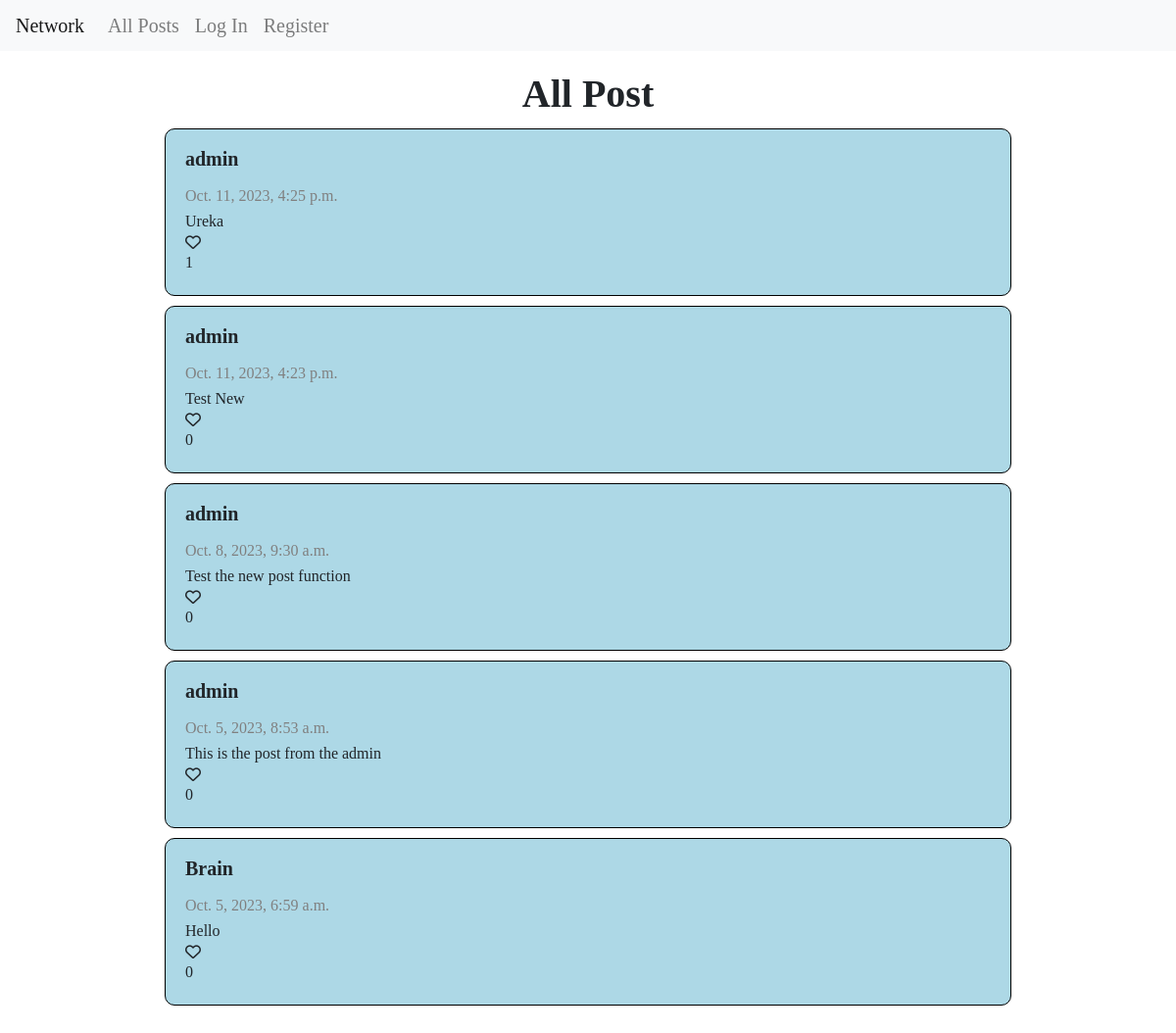
/, run on an earlier commit of the app's database.
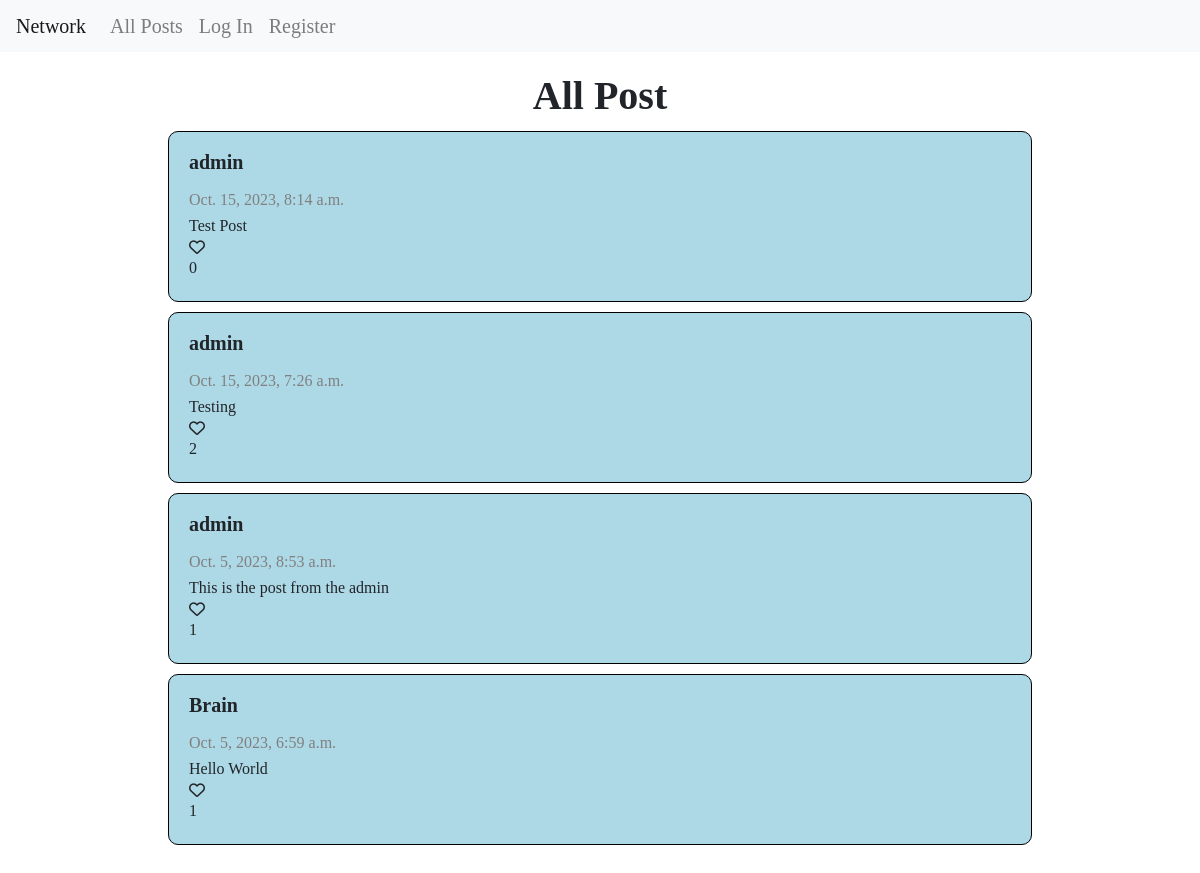
And on a later commit of the database.
### network/models.py (models this page shows, shortened)
class Post(models.Model):
    id = models.AutoField(primary_key=True)
    user = models.ForeignKey("User", related_name="post_creator", on_delete=models.CASCADE , blank=True, null=True)
    text = models.TextField(blank=True)
    time = models.DateTimeField(auto_now_add=True)
    like = models.ManyToManyField("User", related_name="liker", null=True, blank=True)

class User(AbstractUser):
    id = models.AutoField(primary_key=True)
    follower = models.ManyToManyField("User", related_name="your_following", blank=True)
    following = models.ManyToManyField("User", related_name="your_follower", blank=True)
    post = models.ManyToManyField("Post", related_name="poster", blank=True)

### network/views.py (the view)
# urls.py: path("", views.index, name="index"),
def index(request):
    posts = Post.objects.order_by("-time").all()
    paginator = Paginator(posts, 10)
    page_number = request.GET.get('page')
    venues = paginator.get_page(page_number)
    return render(request, "network/index.html", {"venues": venues})

### network/templates/network/index.html (shortened to what this page needs)
{% extends "network/layout.html" %}
{% load static %}
{% block body %}
    <main id="main">
        <h1 class="title" data-page="index" id="title">All Post</h1>
        <div id="display">
            {% if venues %}
                {% include "network/display.html" %}
            {% else %}
                <h1 id="message">Nobody has posted anything</h1>
            {% endif %}
        </div>
    </main>
{% endblock %}

### network/templates/network/display.html (shortened to what this page needs)
{% for post in venues %}
  <div class="post" id="{{ post.id }}">
    {% if user.is_authenticated %}
      <a href="/profile/{{ post.user_id }}" class="post-header">{{ post.user }}</a>
    {% else %}
      <h3 class="post-header">{{ post.user }}</h3>
    {% endif %}
    <p class="post-element post-time" id="post-time-{{ post.id }}">{{ post.time }}</p>
    <p class="post-element" id="post-text-{{ post.id }}">{{ post.text }}</p>
    <i id="like-button-{{ post.id }}" data-like-id="{{ user.id }}|{{ post.id }}"
      class="{% if user in post.like.all %}fa-solid fa-heart{% else %}fa-regular fa-heart{% endif %} like-button"
    >
    </i>
    <p id="like-count-{{ post.id }}" class="post-element">{{ post.like.count }} </p>
  </div>
{% endfor %}

What changed in the data, as far as the page shows it:
removed Post: user "admin", time "Oct. 11, 2023, 4:25 p.m.", text "Ureka", like.count "1"
removed Post: user "admin", time "Oct. 11, 2023, 4:23 p.m.", text "Test New", like.count "0"
added Post: user "admin", time "Oct. 15, 2023, 8:14 a.m.", text "Test Post", like.count "0"
changed Post: time "Oct. 8, 2023, 9:30 a.m." → "Oct. 15, 2023, 7:26 a.m."; text "Test the new post function" → "Testing"; like.count "0" → "2"
computed for Post "Oct. 5, 2023, 8:53 a.m.": like.count "0" → "1"
changed Post "Brain": text "Hello" → "Hello World"; like.count "0" → "1"
